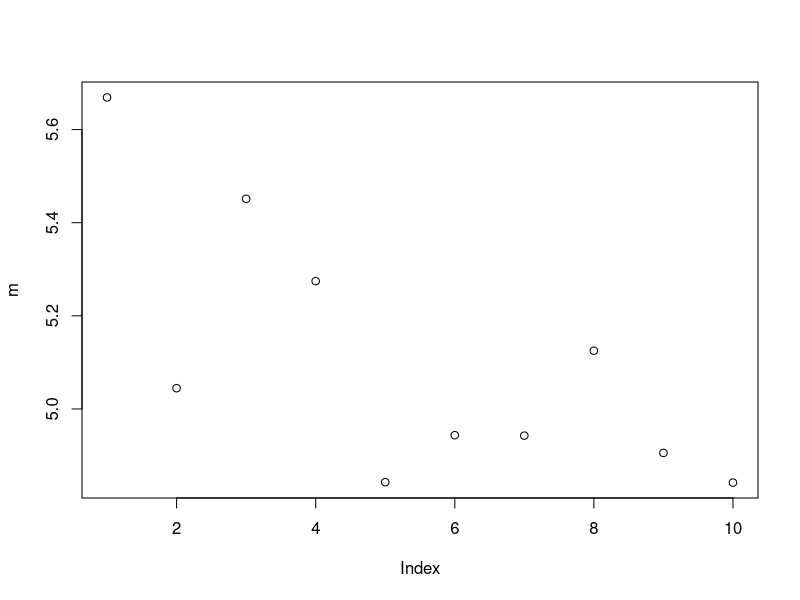

This chart was generated by the following R code:

# 1 create vector with length 50
#####
h <- runif(50)
# 2 elements 10 to 15 in vector h
h[10:15]
# 3 mean of vector h 
mean(h)

#4 elements of vector h > 5

h >5
# no elements greater than 5
#####

#####
#5 create matrix i 10 rows and 15 col 
#####
v <- matrix(rnorm(150,5,1), nrow=10, ncol=15)
head(v)
#####

#####
#6 create function to calculate mean of i
#####

mean.pj <- function(y){
  
  n <- length(y)
  xi <- sum(y)
  return(xi/n)
}

mean.pj(v)
mean(v)
####


###
# 7 For loop

v
# empty vector
m <- NULL

for(row.i in 1:nrow(v)){
  
  m[row.i]<- mean.pj(v[row.i,])
}

m
rowMeans(v)
####


#added row 

plot(m)
